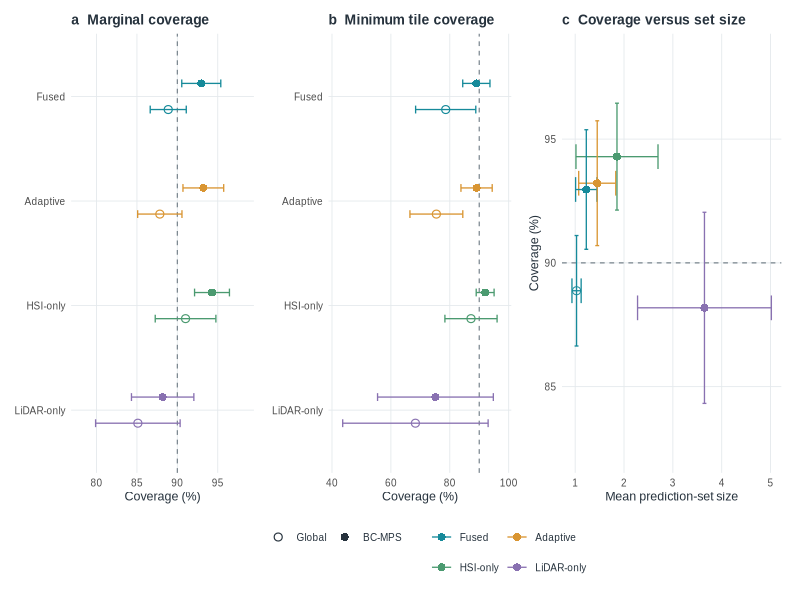
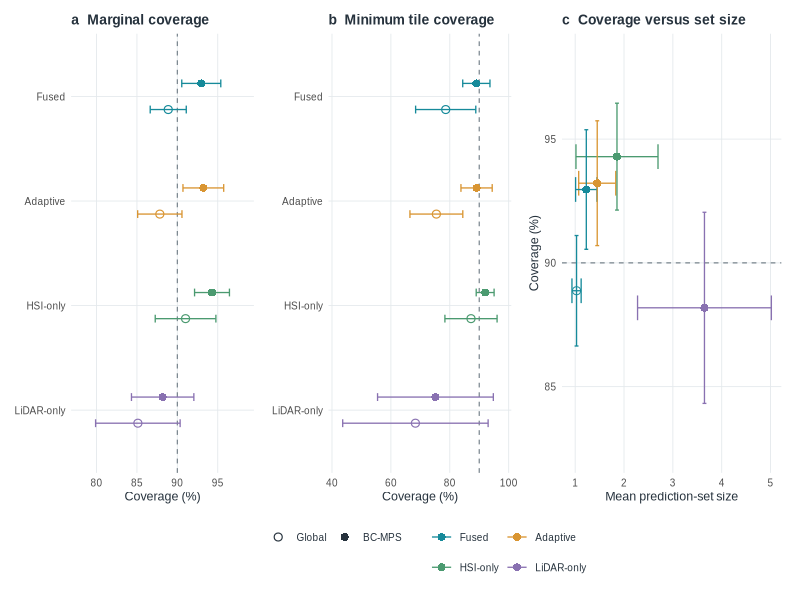
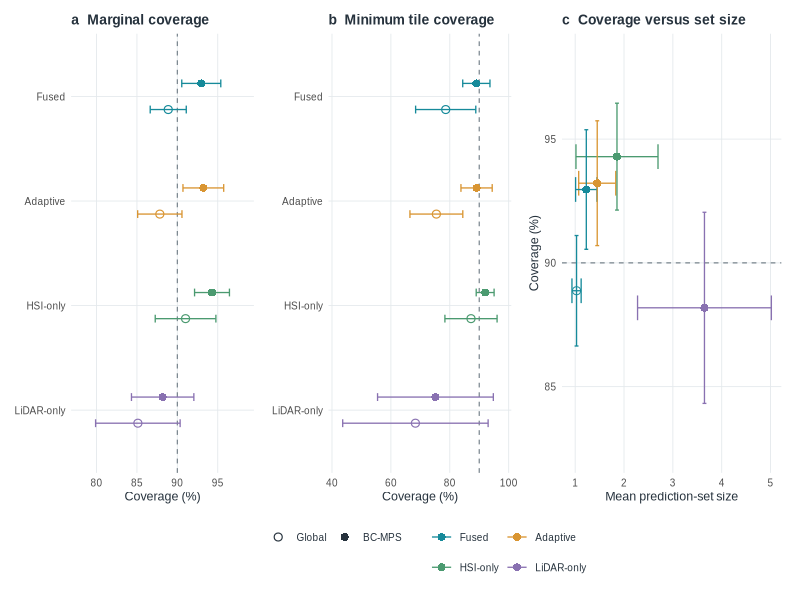
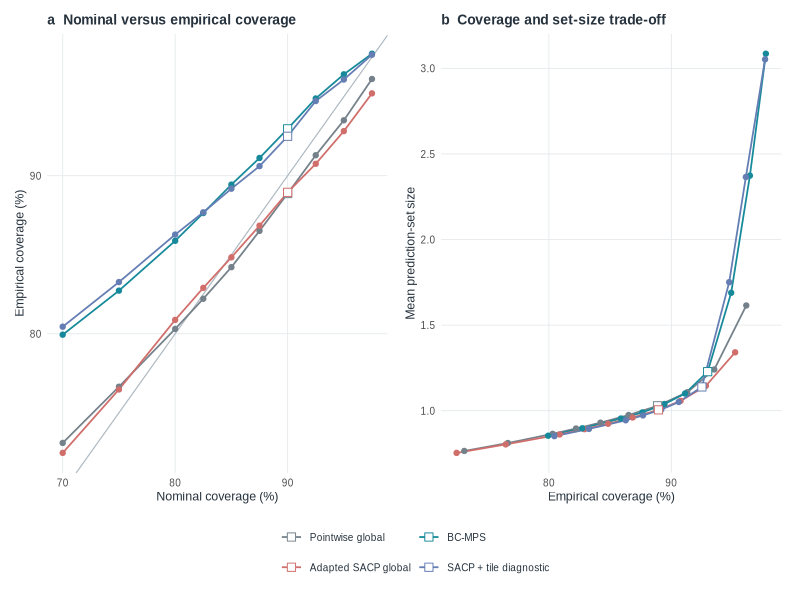
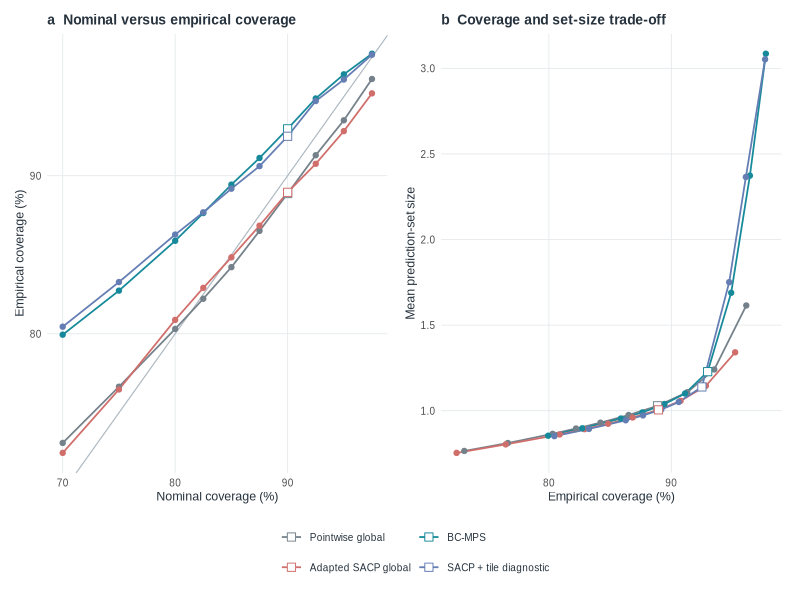
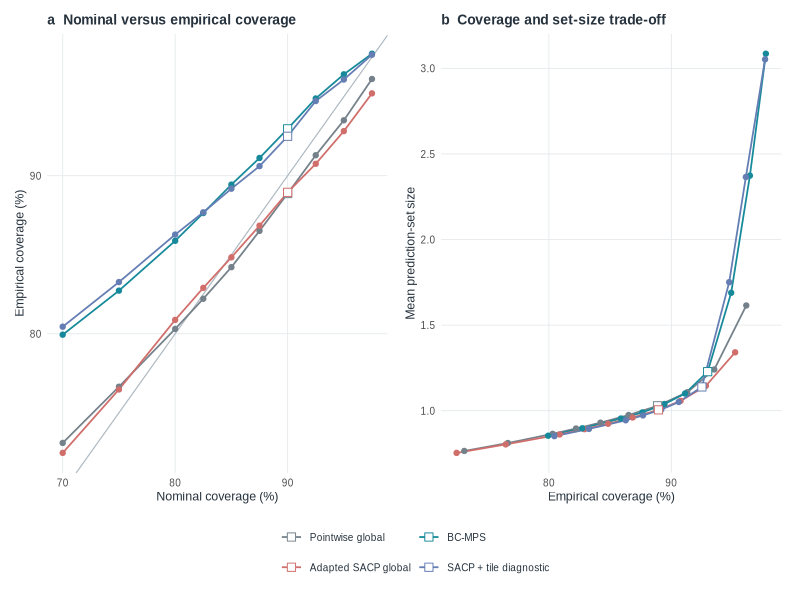

Here is the R script that generated these plots, in order:
# Reproducible vector figures for the fixed-epoch evidence; no generated data.
invisible(Sys.setlocale('LC_CTYPE', 'English_United States.utf8'))
suppressPackageStartupMessages({library(ggplot2); library(patchwork); library(svglite); library(ragg)})
dat <- read.csv('artifacts/paper_results/flat.csv')
grid <- read.csv('artifacts/paper_results/diagnostics/summary.csv')
dir.create('reproduced_figures', showWarnings=FALSE, recursive=TRUE)
stopifnot(nrow(dat) == 72, length(unique(dat$run)) == 9, nrow(grid) == 40)
ink <- '#26323D'
palette <- c(Fused='#168A9A', Adaptive='#D99532', 'HSI-only'='#4B9A70', 'LiDAR-only'='#8971B1')
label <- c(fused='Fused', adaptive='Adaptive', hsi='HSI-only', lidar='LiDAR-only')
dat$Predictor <- factor(label[dat$predictor], levels=names(palette))
dat$Rule <- factor(ifelse(dat$calibration == 'global_conformal', 'Global', 'BC-MPS'), levels=c('Global', 'BC-MPS'))
theme_pub <- theme_minimal(base_size=9, base_family='Arial') +
  theme(text=element_text(colour=ink), panel.grid.minor=element_blank(),
        panel.grid.major=element_line(colour='#E4E9EC', linewidth=.3),
        plot.title=element_text(size=10, face='bold'), legend.position='bottom',
        legend.title=element_blank(), plot.margin=margin(5,8,5,5))
agg <- function(metric) {
  out <- list()
  for (p in names(palette)) for (r in c('Global','BC-MPS')) {
    x <- dat[dat$Predictor==p & dat$Rule==r, metric]
    out[[length(out)+1]] <- data.frame(Predictor=p, Rule=r, value=mean(x), sd=sqrt(mean((x-mean(x))^2)))
  }
  d <- do.call(rbind,out)
  d$Predictor <- factor(d$Predictor, levels=rev(names(palette)))
  d$Rule <- factor(d$Rule, levels=c('Global','BC-MPS'))
  d
}
coverage_panel <- function(metric,title,show_legend=FALSE) {
  d <- agg(metric); d$value <- 100*d$value; d$sd <- 100*d$sd
  dodge <- position_dodge(width=.5)
  ggplot(d,aes(value,Predictor,colour=Predictor,shape=Rule,group=Rule)) +
    geom_vline(xintercept=90,linetype='dashed',colour='#75818A',linewidth=.4) +
    geom_errorbar(aes(xmin=value-sd,xmax=value+sd),orientation='y',width=.15,position=dodge,linewidth=.45) +
    geom_point(size=2.3,stroke=.6,position=dodge) +
    scale_colour_manual(values=palette,breaks=names(palette)) + scale_shape_manual(values=c(Global=1,'BC-MPS'=16)) +
    guides(colour=if(show_legend) guide_legend(nrow=2,byrow=TRUE,override.aes=list(shape=16)) else 'none',
           shape=if(show_legend) guide_legend(nrow=1,override.aes=list(colour=ink)) else 'none') +
    labs(x='Coverage (%)',y=NULL,title=title) + theme_pub +
    coord_cartesian(xlim=range(c(d$value-d$sd,d$value+d$sd,90))+c(-2,2))
}
a <- coverage_panel('coverage','a  Marginal coverage',TRUE)
b <- coverage_panel('block_coverage_min','b  Minimum tile coverage')
trade <- merge(agg('coverage'),agg('mean_set_size'),by=c('Predictor','Rule'),suffixes=c('_coverage','_size'))
trade <- subset(trade, Rule=='BC-MPS' | (Predictor=='Fused' & Rule=='Global'))
c <- ggplot(trade,aes(value_size,100*value_coverage,colour=Predictor,shape=Rule)) +
  geom_hline(yintercept=90,linetype='dashed',colour='#75818A',linewidth=.4) +
  geom_errorbar(aes(xmin=value_size-sd_size,xmax=value_size+sd_size),orientation='y',width=1,linewidth=.45) +
  geom_errorbar(aes(ymin=100*(value_coverage-sd_coverage),ymax=100*(value_coverage+sd_coverage)),width=.08,linewidth=.45) +
  geom_point(size=2.4) + scale_colour_manual(values=palette,breaks=names(palette),drop=FALSE) +
  scale_shape_manual(values=c(Global=1,'BC-MPS'=16)) + guides(colour='none',shape='none') +
  labs(x='Mean prediction-set size',y='Coverage (%)',title='c  Coverage versus set size') + theme_pub +
  coord_cartesian(ylim=range(100*c(trade$value_coverage-trade$sd_coverage,trade$value_coverage+trade$sd_coverage),90)+c(-2,2))
fig1 <- (a|b|c) + plot_layout(widths=c(1,1,1.2),guides='collect')
fig1 <- fig1 & theme(legend.position='bottom')

methods <- c('pointwise_global','bc_mps','sacp_global','sacp_tile_diagnostic')
names_m <- c('Pointwise global','BC-MPS','Adapted SACP global','SACP + tile diagnostic')
grid$Method <- factor(grid$method, levels=methods, labels=names_m)
grid$nominal <- 100*(1-grid$alpha); grid$empirical <- 100*grid$coverage
colors <- setNames(c('#75818A','#168A9A','#D06E6B','#647DB3'),names_m)
primary <- subset(grid,alpha==.1)
d <- ggplot(grid,aes(nominal,empirical,colour=Method)) +
  geom_abline(slope=1,intercept=0,colour='#AEB8C0',linewidth=.4) +
  geom_line(linewidth=.6) + geom_point(size=1.5) +
  geom_point(data=primary,shape=22,fill='white',size=2.8) + scale_colour_manual(values=colors) +
  labs(x='Nominal coverage (%)',y='Empirical coverage (%)',title='a  Nominal versus empirical coverage') + theme_pub
e <- ggplot(grid,aes(empirical,mean_set_size,colour=Method)) +
  geom_path(linewidth=.6) + geom_point(size=1.5) +
  geom_point(data=primary,shape=22,fill='white',size=2.8) + scale_colour_manual(values=colors) +
  labs(x='Empirical coverage (%)',y='Mean prediction-set size',title='b  Coverage and set-size trade-off') + theme_pub
fig2 <- (d|e) + plot_layout(guides='collect')
fig2 <- fig2 & theme(legend.position='bottom') & guides(colour=guide_legend(nrow=2,byrow=TRUE))
export <- function(stem,p,height) {
  ggsave(paste0(stem,'.pdf'),p,device=cairo_pdf,width=183,height=height,units='mm')
  ggsave(paste0(stem,'.svg'),p,device=svglite,width=183,height=height,units='mm')
  ggsave(paste0(stem,'.png'),p,device=agg_png,width=183,height=height,units='mm',dpi=300)
}
export('reproduced_figures/block_conformal_fixed30',fig1,104)
export('reproduced_figures/coverage_efficiency_fixed30',fig2,105)
write.csv(dat,'reproduced_figures/figure_source_primary.csv',row.names=FALSE)
write.csv(grid,'reproduced_figures/figure_source_grid.csv',row.names=FALSE)
cat('Exported both figures from fixed30 data; axes include all error bars.\n')
